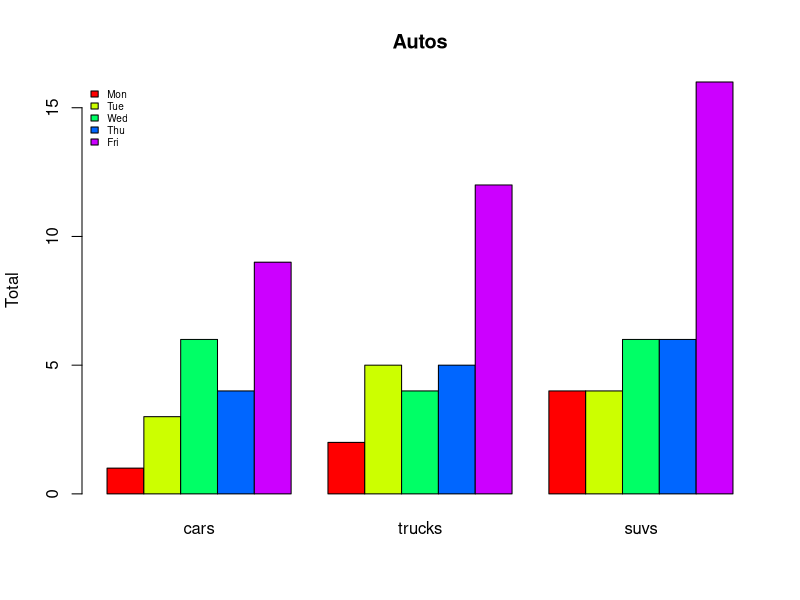

Write R code to recreate this figure.
# Read values from tab-delimited autos.dat 
autos_data <- read.table("autos.dat", header=T, sep="\t")
   
# Graph autos with adjacent bars using rainbow colors
barplot(as.matrix(autos_data), main="Autos", ylab= "Total",
   beside=TRUE, col=rainbow(5))

# Place the legend at the top-left corner with no frame  
# using rainbow colors
legend("topleft", c("Mon","Tue","Wed","Thu","Fri"), cex=0.6, 
   bty="n", fill=rainbow(5));